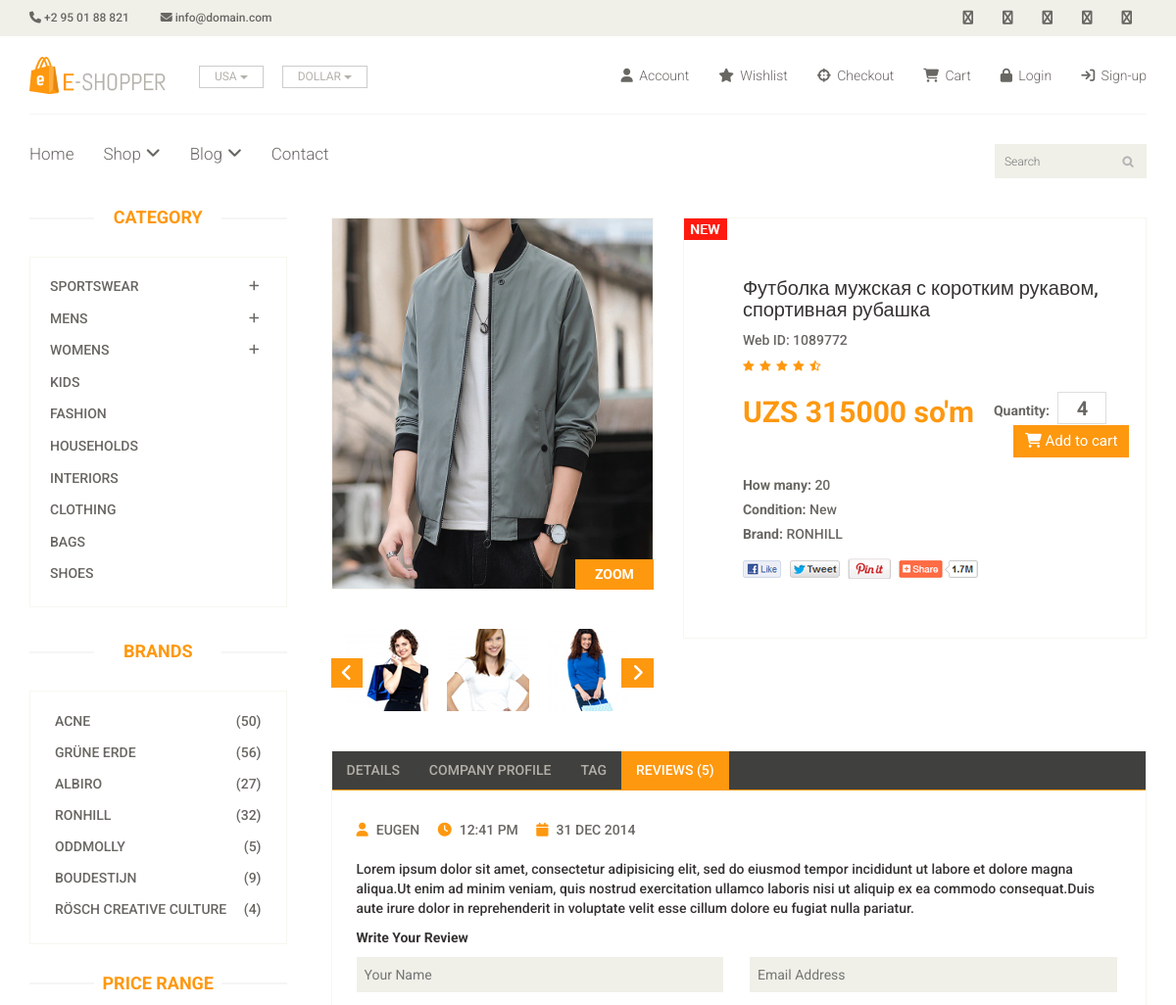
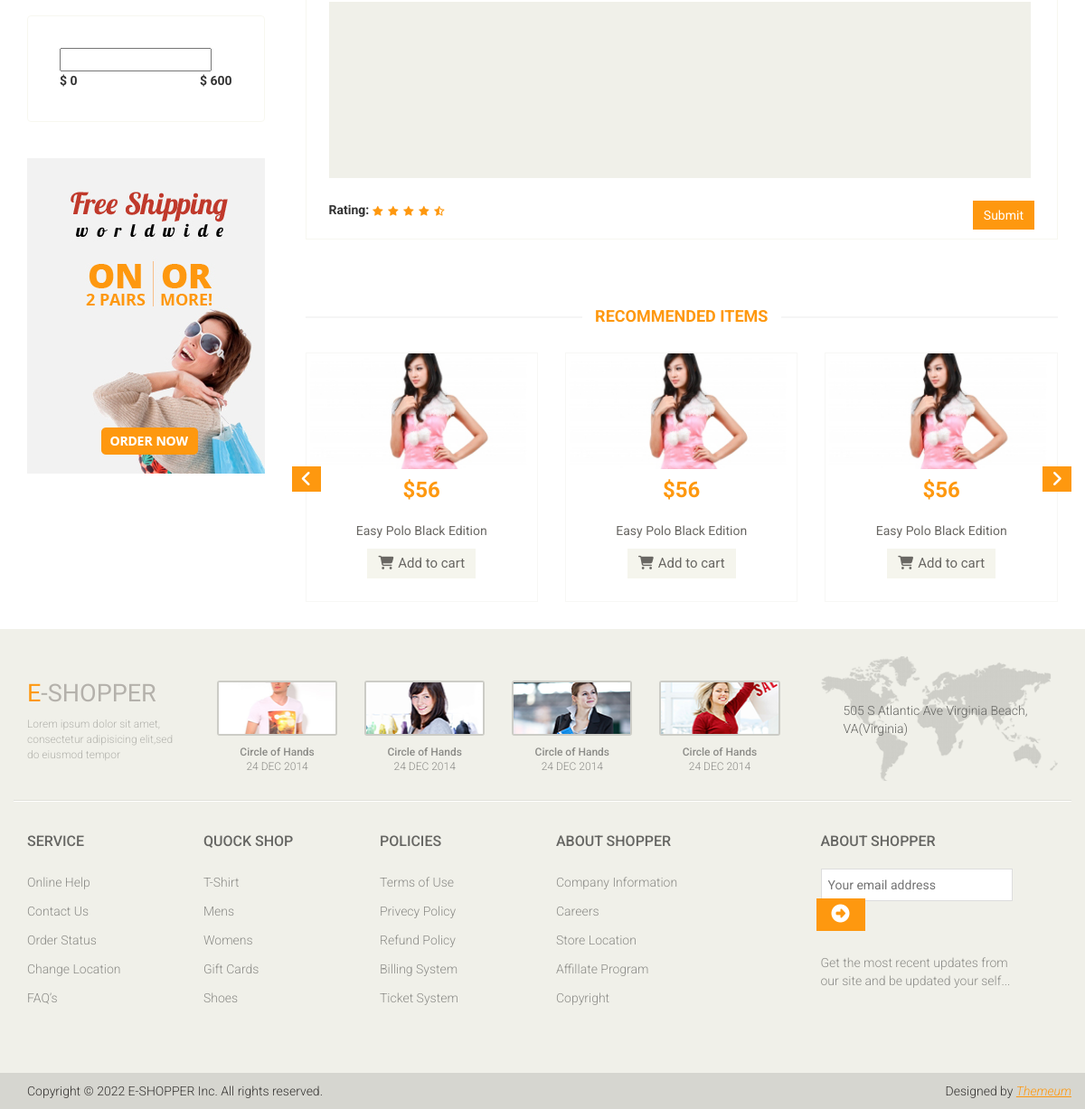
Screenshot of /product-details/19/ with the database file from the repository (2 pictures, top to bottom).
### pages/models.py (models this page shows, shortened)
class Product(models.Model):
    img = models.ImageField(null=True)
    title = models.CharField(max_length=255, null=True)
    category = models.ForeignKey(Category, related_name='category',on_delete=models.SET_NULL, null=True)
    brand = models.ForeignKey(Brand, related_name='brand',on_delete=models.SET_NULL, null=True)
    narx = models.IntegerField(null=True)
    chegirma = models.IntegerField(default=0, null=True)
    soni = models.IntegerField(null=True, default=0)
    holati = models.CharField(max_length=255,null=True)

class Brand(models.Model):
    name = models.CharField(max_length=250, null=True)
    def __str__(self):
        return self.name

### pages/views.py (the view)
# urls.py: path('product-details/<int:id>/', product_details, name='product_details'),
def product_details(req, id):
    brand = Brand.objects.all()
    proDetail = Product.objects.get(id=id)
    return render(req, 'product_details.html', context={
        'proDetail':proDetail,
        'brand':brand
    })

### templates/product_details.html (shortened to what this page needs)
{% extends 'base.html' %}
{% load static %}
{% block content %}
	<section>
		<div class="container">
			<div class="row">
				<div class="col-sm-3">
					<div class="left-sidebar">
						<h2>Category</h2>
						<div class="panel-group category-products" id="accordian">
							<div class="panel panel-default">
								<div class="panel-heading">
									<h4 class="panel-title">
										<a data-toggle="collapse" data-parent="#accordian" href="#sportswear">
											<span class="badge pull-right"><i class="fa fa-plus"></i></span>
											Sportswear
										</a>
									</h4>
								</div>
							</div>
							<div class="panel panel-default">
								<div class="panel-heading">
									<h4 class="panel-title">
										<a data-toggle="collapse" data-parent="#accordian" href="#mens">
											<span class="badge pull-right"><i class="fa fa-plus"></i></span>
											Mens
										</a>
									</h4>
								</div>
							</div>
							<div class="panel panel-default">
								<div class="panel-heading">
									<h4 class="panel-title">
										<a data-toggle="collapse" data-parent="#accordian" href="#womens">
											<span class="badge pull-right"><i class="fa fa-plus"></i></span>
											Womens
										</a>
									</h4>
								</div>
							</div>
							<div class="panel panel-default">
								<div class="panel-heading">
									<h4 class="panel-title"><a href="#">Kids</a></h4>
								</div>
							</div>
							<div class="panel panel-default">
								<div class="panel-heading">
									<h4 class="panel-title"><a href="#">Fashion</a></h4>
								</div>
							</div>
							<div class="panel panel-default">
								<div class="panel-heading">
									<h4 class="panel-title"><a href="#">Households</a></h4>
								</div>
							</div>
							<div class="panel panel-default">
								<div class="panel-heading">
									<h4 class="panel-title"><a href="#">Interiors</a></h4>
								</div>
							</div>
							<div class="panel panel-default">
								<div class="panel-heading">
									<h4 class="panel-title"><a href="#">Clothing</a></h4>
								</div>
							</div>
							<div class="panel panel-default">
								<div class="panel-heading">
									<h4 class="panel-title"><a href="#">Bags</a></h4>
								</div>
							</div>
							<div class="panel panel-default">
								<div class="panel-heading">
									<h4 class="panel-title"><a href="#">Shoes</a></h4>
								</div>
							</div>
						</div>
						<div class="brands_products">
							<h2>Brands</h2>
							<div class="brands-name">
								<ul class="nav nav-pills nav-stacked">
									<li><a href=""> <span class="pull-right">(50)</span>Acne</a></li>
									<li><a href=""> <span class="pull-right">(56)</span>Grüne Erde</a></li>
									<li><a href=""> <span class="pull-right">(27)</span>Albiro</a></li>
									<li><a href=""> <span class="pull-right">(32)</span>Ronhill</a></li>
									<li><a href=""> <span class="pull-right">(5)</span>Oddmolly</a></li>
									<li><a href=""> <span class="pull-right">(9)</span>Boudestijn</a></li>
									<li><a href=""> <span class="pull-right">(4)</span>Rösch creative culture</a></li>
								</ul>
							</div>
						</div>
						<div class="price-range">
							<h2>Price Range</h2>
							<div class="well">
								 <input type="text" class="span2" value="" data-slider-min="0" data-slider-max="600" data-slider-step="5" data-slider-value="[250,450]" id="sl2" ><br />
								 <b>$ 0</b> <b class="pull-right">$ 600</b>
							</div>
						</div>
						<div class="shipping text-center">
							<img src="{% static 'images/home/shipping.jpg' %}" alt="" />
						</div>
					</div>
				</div>
				<div class="col-sm-9 padding-right">
					<div class="product-details">
						<div class="col-sm-5">
							<div class="view-product">
								<img src="{{ proDetail.img.url }}" alt="" />
								<h3>ZOOM</h3>
							</div>
							<div id="similar-product" class="carousel slide" data-ride="carousel">
								    <div class="carousel-inner">
										<div class="item active">
										  <a href=""><img src="{% static 'images/product-details/similar1.jpg' %}" alt=""></a>
										  <a href=""><img src="{% static 'images/product-details/similar2.jpg' %}" alt=""></a>
										  <a href=""><img src="{% static 'images/product-details/similar3.jpg' %}" alt=""></a>
										</div>
									</div>
								  <a class="left item-control" href="#similar-product" data-slide="prev">
									<i class="fa fa-angle-left"></i>
								  </a>
								  <a class="right item-control" href="#similar-product" data-slide="next">
									<i class="fa fa-angle-right"></i>
								  </a>
							</div>
						</div>
						<div class="col-sm-7">
							<div class="product-information">
								{% if proDetail.holati %}
                                    <img src="{% static 'images/product-details/new.jpg' %}" class="newarrival" alt="" />
                                {% endif %}
								<h2>{{ proDetail.title }}</h2>
								<p>Web ID: 1089772</p>
								<img src="{% static 'images/product-details/rating.png' %}" alt="" />
								<span>
									<span>UZS {{ proDetail.narx }} so'm</span>
									<label>Quantity:</label>
									<input type="text" value="4" />
									<button type="button" class="btn btn-fefault cart">
										<i class="fa fa-shopping-cart"></i>
										Add to cart
									</button>
								</span>
								<p><b>How many:</b> {{ proDetail.soni }}</p>
								<p><b>Condition:</b> {{ proDetail.holati }}</p>
								<p><b>Brand:</b> {{ proDetail.brand }}</p>
								<a href=""><img src="{% static 'images/product-details/share.png' %}" class="share img-responsive"  alt="" /></a>
							</div>
						</div>
					</div>
					<div class="category-tab shop-details-tab">
						<div class="col-sm-12">
							<ul class="nav nav-tabs">
								<li><a href="#details" data-toggle="tab">Details</a></li>
								<li><a href="#companyprofile" data-toggle="tab">Company Profile</a></li>
								<li><a href="#tag" data-toggle="tab">Tag</a></li>
								<li class="active"><a href="#reviews" data-toggle="tab">Reviews (5)</a></li>
							</ul>
						</div>
						<div class="tab-content">
							<div class="tab-pane fade active in" id="reviews" >
								<div class="col-sm-12">
									<ul>
										<li><a href=""><i class="fa fa-user"></i>EUGEN</a></li>
										<li><a href=""><i class="fa fa-clock-o"></i>12:41 PM</a></li>
										<li><a href=""><i class="fa fa-calendar-o"></i>31 DEC 2014</a></li>
									</ul>
									<p>Lorem ipsum dolor sit amet, consectetur adipisicing elit, sed do eiusmod tempor incididunt ut labore et dolore magna aliqua.Ut enim ad minim veniam, quis nostrud exercitation ullamco laboris nisi ut aliquip ex ea commodo consequat.Duis aute irure dolor in reprehenderit in voluptate velit esse cillum dolore eu fugiat nulla pariatur.</p>
									<p><b>Write Your Review</b></p>
									<form action="#">
										<span>
											<input type="text" placeholder="Your Name"/>
											<input type="email" placeholder="Email Address"/>
										</span>
										<textarea name="" ></textarea>
										<b>Rating: </b> <img src="{% static 'images/product-details/rating.png' %}" alt="" />
										<button type="button" class="btn btn-default pull-right">
											Submit
										</button>
									</form>
								</div>
							</div>
						</div>
					</div>
					<div class="recommended_items">
						<h2 class="title text-center">recommended items</h2>
						<div id="recommended-item-carousel" class="carousel slide" data-ride="carousel">
							<div class="carousel-inner">
								<div class="item active">
									<div class="col-sm-4">
										<div class="product-image-wrapper">
											<div class="single-products">
												<div class="productinfo text-center">
													<img src="{% static 'images/home/recommend3.jpg' %}" alt="" />
													<h2>$56</h2>
													<p>Easy Polo Black Edition</p>
													<button type="button" class="btn btn-default add-to-cart"><i class="fa fa-shopping-cart"></i>Add to cart</button>
												</div>
											</div>
										</div>
									</div>
									<div class="col-sm-4">
										<div class="product-image-wrapper">
											<div class="single-products">
												<div class="productinfo text-center">
													<img src="{% static 'images/home/recommend3.jpg' %}" alt="" />
													<h2>$56</h2>
													<p>Easy Polo Black Edition</p>
													<button type="button" class="btn btn-default add-to-cart"><i class="fa fa-shopping-cart"></i>Add to cart</button>
												</div>
											</div>
										</div>
									</div>
									<div class="col-sm-4">
										<div class="product-image-wrapper">
											<div class="single-products">
												<div class="productinfo text-center">
													<img src="{% static 'images/home/recommend3.jpg' %}" alt="" />
													<h2>$56</h2>
													<p>Easy Polo Black Edition</p>
													<button type="button" class="btn btn-default add-to-cart"><i class="fa fa-shopping-cart"></i>Add to cart</button>
												</div>
											</div>
										</div>
									</div>
								</div>
							</div>
							 <a class="left recommended-item-control" href="#recommended-item-carousel" data-slide="prev">
								<i class="fa fa-angle-left"></i>
							  </a>
							  <a class="right recommended-item-control" href="#recommended-item-carousel" data-slide="next">
								<i class="fa fa-angle-right"></i>
							  </a>
						</div>
					</div>
				</div>
			</div>
		</div>
	</section>
{% endblock content %}

### rows the page displays
Product: img (picture), title "Футболка мужская с коротким рукавом, спортивная рубашка", narx "315000", soni "20", holati "New", brand "RONHILL"
